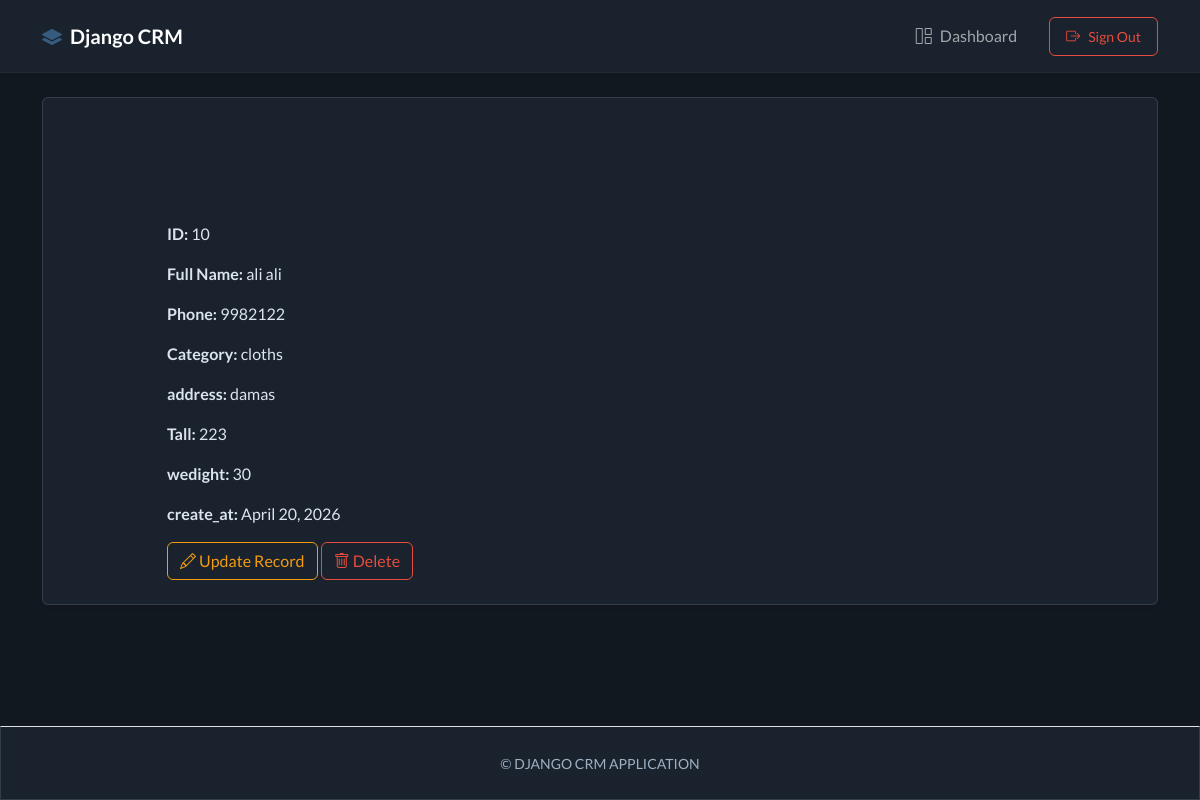
Page /view/10 (signed in) on the committed database.
### webapp/models.py (models this page shows, shortened)
class Record(models.Model):
    user = models.ForeignKey(User, on_delete=models.CASCADE, null=True, blank=True)
    first_name = models.CharField(max_length=250)
    last_name = models.CharField(max_length=250)
    Category = models.ForeignKey(Category, on_delete=models.CASCADE)
    phone= models.IntegerField()
    tall = models.IntegerField()
    wedight = models.IntegerField()
    address = models.CharField(max_length=500)
    create_at = models.DateField(auto_now_add=True)

class Category(models.Model):
    name = models.CharField(max_length=250)
    create_at = models.DateTimeField(auto_now_add=True)
    def __str__(self):
        return self.name

### webapp/views.py (the view)
@login_required(login_url='login')
def view_record(request, record_id):
    all_records = get_object_or_404(Record, id = record_id , user=request.user)
    context = {
        'record' : all_records
    }
    return render(request, 'web/view_record.html',context)

### templates/web/view_record.html
{% extends "base.html" %}
{% block content  %}
<div class = "cart" style="padding-left:100px ; padding-top:100px">
    <p><strong>ID: </strong>{{record.id}}</p>
    <p><strong>Full Name: </strong>{{record.first_name}} {{record.last_name}}</p>
    <p><strong>Phone: </strong>{{record.phone}}</p>
    <p><strong>Category: </strong>{{record.Category}}</p>
    <p><strong>address: </strong>{{record.address}}</p>
    <p><strong>Tall: </strong>{{record.tall}}</p>
    <p><strong>wedight: </strong>{{record.wedight}}</p>
    <p><strong>create_at: </strong>{{record.create_at}}</p>
    <a href="{% url 'update_record' record.id  %}" class="btn btn-outline-warning">
        <i class="bi bi-pencil"></i>
        Update Record
    </a>
    <a href="{% url 'delete_record' record.id %}" class="btn btn-outline-danger">
        <i class="bi bi-trash"></i>
    Delete
</a>
</div>
{% endblock  %}

### templates/base.html (style rules this page uses)
:root { --crm-bg: #121820; --crm-surface: #19222d; --crm-surface-soft: #1f2a36; --crm-border: rgba(146, 164, 182, 0.22); --crm-text-soft: #9eb0c2; }
body { background: var(--crm-bg); color: #dce5ee; }
.btn { transition: transform 250ms ease, box-shadow 250ms ease, background-color 250ms ease, border-color 250ms ease; }

### rows in the picture
Record: id "10", first_name "ali", last_name "ali", phone "9982122", Category "cloths", address "damas", tall "223", wedight "30", create_at "April 20, 2026"
